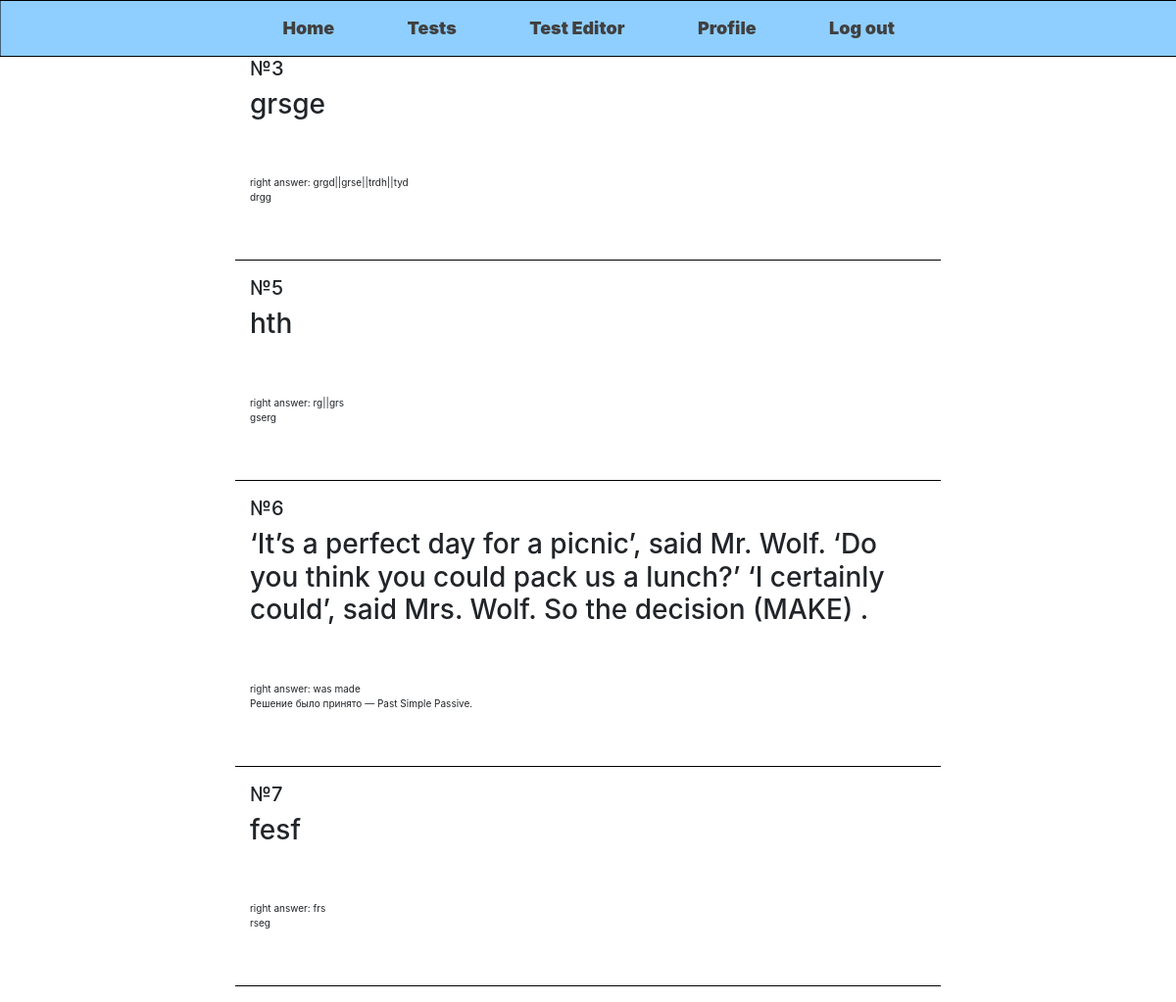
/test/all/1 (signed in), run on the app's committed database.
### models.py (models this page shows, shortened)
class TestModel(db.Model):
    __tablename__ = 'test_model'
    id = db.Column(db.Integer, primary_key=True)
    theme_id = db.Column(db.Integer, db.ForeignKey('theme.id'), nullable=False)
    question = db.Column(db.String(512), unique=False, nullable=False)
    right_answer = db.Column(db.String(64), unique=False, nullable=True) # use || if more than one questions
    explanation = db.Column(db.String(256), unique=False, nullable=True)
    author_id = db.Column(db.Integer, unique=False, nullable=False)
    theme = db.relationship('Theme',backref=db.backref('TestModel',lazy=True))

### EnglishEazy.py (the view)
@app.route('/test/all/<int:id>')
def show_all_tests(id):
    is_loged = check_session()
    if not is_loged and is_loged == admin['login']:
        return redirect('/log_in')
    tests = TestModel.query.filter_by(theme_id=id)
    user = UserModel.query.filter_by(username=is_loged).first()
    if not tests:
        abort(404)
    return render_template('tests/all_tests.html', tests=tests, user=user)

### EnglishEazy.py (called while the page is built)
def check_session():
    try:
        if not(UserModel.query.filter_by(username=session['username']).first()) and session['username'] != admin['login']:
            session['username'] = None
        return session['username']
    except KeyError as err:
        return False

### templates/tests/all_tests.html
{% extends 'home_wrapper.html' %}
{% block content %}
    {% for test in tests %}
    <div class="container-fluid">
        <h5>№{{ test.id }}</h5>
        <h3>{{ test.question }}</h3>
        <br>
        <br>
        <div style="font-size: 10px">
            right answer: {{ test.right_answer }}<br>
            <p>
                {{ test.explanation }}
            </p>
        </div>
    </div><br>
        <hr size="10px" color="black">
    {% endfor %}
{% endblock content %}

### templates/wrapper.html (style rules this page uses)
* { margin: 0; padding: 0; }

### data on the page
TestModel: id "3", question "grsge", right_answer "grgd||grse||trdh||tyd", explanation "drgg"
TestModel: id "5", question "hth", right_answer "rg||grs", explanation "gserg"
TestModel: id "6", question "‘It’s a perfect day for a picnic’, said Mr. Wolf. ‘Do you think you could pack us a lunch?’ ‘I certainly could’, said Mrs. Wolf. So the decision (MAKE) .", right_answer "was made", explanation "Решение было принято — Past Simple Passive."
TestModel: id "7", question "fesf", right_answer "frs", explanation "rseg"
